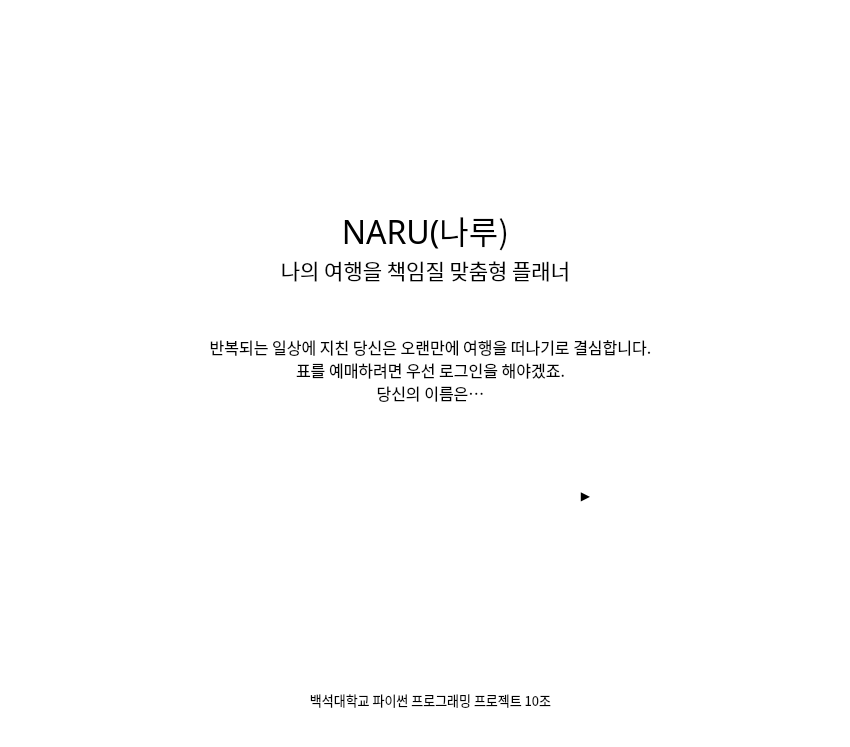
<?xml version="1.0" encoding="UTF-8"?>
<ui version="4.0">
 <class>Naru</class>
 <widget class="QMainWindow" name="Naru">
  <property name="geometry">
   <rect>
    <x>0</x>
    <y>0</y>
    <width>850</width>
    <height>747</height>
   </rect>
  </property>
  <property name="windowTitle">
   <string>MainWindow</string>
  </property>
  <property name="styleSheet">
   <string notr="true">background-color:#fff;</string>
  </property>
  <widget class="QWidget" name="centralwidget">
   <widget class="QLabel" name="label_2">
    <property name="geometry">
     <rect>
      <x>120</x>
      <y>180</y>
      <width>611</width>
      <height>100</height>
     </rect>
    </property>
    <property name="maximumSize">
     <size>
      <width>999</width>
      <height>100</height>
     </size>
    </property>
    <property name="font">
     <font>
      <family>G마켓 산스 TTF Bold</family>
      <pointsize>24</pointsize>
      <weight>50</weight>
      <bold>false</bold>
     </font>
    </property>
    <property name="styleSheet">
     <string notr="true">line-height: 20px;
background: rgb(0,0,0,0);</string>
    </property>
    <property name="text">
     <string>NARU(나루)</string>
    </property>
    <property name="alignment">
     <set>Qt::AlignCenter</set>
    </property>
   </widget>
   <widget class="QLineEdit" name="textstart">
    <property name="geometry">
     <rect>
      <x>270</x>
      <y>470</y>
      <width>281</width>
      <height>51</height>
     </rect>
    </property>
    <property name="maximumSize">
     <size>
      <width>16777215</width>
      <height>60</height>
     </size>
    </property>
    <property name="styleSheet">
     <string notr="true">background-color: rgb(0,0,0,0);</string>
    </property>
    <property name="maxLength">
     <number>10</number>
    </property>
    <property name="frame">
     <bool>false</bool>
    </property>
    <property name="alignment">
     <set>Qt::AlignLeading|Qt::AlignLeft|Qt::AlignVCenter</set>
    </property>
   </widget>
   <widget class="QLabel" name="label_3">
    <property name="geometry">
     <rect>
      <x>180</x>
      <y>320</y>
      <width>501</width>
      <height>100</height>
     </rect>
    </property>
    <property name="maximumSize">
     <size>
      <width>999</width>
      <height>100</height>
     </size>
    </property>
    <property name="font">
     <font>
      <family>Noto Sans KR Medium</family>
      <pointsize>12</pointsize>
      <weight>50</weight>
      <bold>false</bold>
     </font>
    </property>
    <property name="styleSheet">
     <string notr="true">background: rgb(255,255,255,0.15);</string>
    </property>
    <property name="text">
     <string>&lt;html&gt;&lt;head/&gt;&lt;body&gt;&lt;p&gt;  반복되는 일상에 지친 당신은 오랜만에 여행을 떠나기로 결심합니다.&lt;br/&gt;  표를 예매하려면 우선 로그인을 해야겠죠.&lt;br/&gt;  당신의 이름은…&lt;/p&gt;&lt;/body&gt;&lt;/html&gt;</string>
    </property>
    <property name="alignment">
     <set>Qt::AlignCenter</set>
    </property>
   </widget>
   <widget class="QPushButton" name="pushButton">
    <property name="geometry">
     <rect>
      <x>240</x>
      <y>470</y>
      <width>381</width>
      <height>51</height>
     </rect>
    </property>
    <property name="styleSheet">
     <string notr="true">background-color: #fff;
border-radius:25px;
padding:5px</string>
    </property>
    <property name="text">
     <string/>
    </property>
    <property name="checkable">
     <bool>true</bool>
    </property>
   </widget>
   <widget class="QLabel" name="labelpic">
    <property name="geometry">
     <rect>
      <x>0</x>
      <y>0</y>
      <width>850</width>
      <height>750</height>
     </rect>
    </property>
    <property name="text">
     <string/>
    </property>
   </widget>
   <widget class="QPushButton" name="nextbtn">
    <property name="geometry">
     <rect>
      <x>570</x>
      <y>480</y>
      <width>31</width>
      <height>31</height>
     </rect>
    </property>
    <property name="styleSheet">
     <string notr="true">background-color:rgb(0,0,0,0); border-radius:15px</string>
    </property>
    <property name="text">
     <string>▶</string>
    </property>
   </widget>
   <widget class="QLabel" name="label_4">
    <property name="geometry">
     <rect>
      <x>120</x>
      <y>220</y>
      <width>611</width>
      <height>100</height>
     </rect>
    </property>
    <property name="maximumSize">
     <size>
      <width>999</width>
      <height>100</height>
     </size>
    </property>
    <property name="font">
     <font>
      <family>G마켓 산스 TTF Medium</family>
      <pointsize>16</pointsize>
      <weight>50</weight>
      <bold>false</bold>
     </font>
    </property>
    <property name="styleSheet">
     <string notr="true">line-height: 20px;
background: rgb(0,0,0,0);</string>
    </property>
    <property name="text">
     <string>나의 여행을 책임질 맞춤형 플래너</string>
    </property>
    <property name="alignment">
     <set>Qt::AlignCenter</set>
    </property>
   </widget>
   <widget class="QLabel" name="label_5">
    <property name="geometry">
     <rect>
      <x>180</x>
      <y>690</y>
      <width>501</width>
      <height>21</height>
     </rect>
    </property>
    <property name="maximumSize">
     <size>
      <width>999</width>
      <height>100</height>
     </size>
    </property>
    <property name="font">
     <font>
      <family>Noto Sans KR Medium</family>
      <pointsize>10</pointsize>
      <weight>50</weight>
      <bold>false</bold>
     </font>
    </property>
    <property name="styleSheet">
     <string notr="true">background: rgb(255,255,255,0);
color: #000;</string>
    </property>
    <property name="text">
     <string>&lt;html&gt;&lt;head/&gt;&lt;body&gt;&lt;p&gt;백석대학교 파이썬 프로그래밍 프로젝트 10조&lt;/p&gt;&lt;/body&gt;&lt;/html&gt;</string>
    </property>
    <property name="alignment">
     <set>Qt::AlignCenter</set>
    </property>
   </widget>
   <zorder>labelpic</zorder>
   <zorder>pushButton</zorder>
   <zorder>label_2</zorder>
   <zorder>textstart</zorder>
   <zorder>label_3</zorder>
   <zorder>nextbtn</zorder>
   <zorder>label_4</zorder>
   <zorder>label_5</zorder>
  </widget>
  <widget class="QMenuBar" name="menubar">
   <property name="geometry">
    <rect>
     <x>0</x>
     <y>0</y>
     <width>850</width>
     <height>21</height>
    </rect>
   </property>
  </widget>
  <widget class="QStatusBar" name="statusbar"/>
 </widget>
 <resources/>
 <connections/>
</ui>
